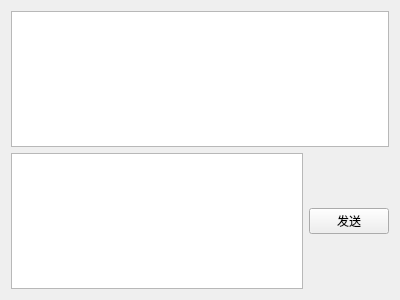
<?xml version="1.0" encoding="UTF-8"?>
<ui version="4.0">
 <class>ChatWindow</class>
 <widget class="QWidget" name="ChatWindow">
  <property name="geometry">
   <rect>
    <x>0</x>
    <y>0</y>
    <width>400</width>
    <height>300</height>
   </rect>
  </property>
  <property name="windowTitle">
   <string>Form</string>
  </property>
  <layout class="QGridLayout" name="gridLayout">
   <item row="0" column="0" colspan="2">
    <widget class="QTextBrowser" name="textBrowser"/>
   </item>
   <item row="1" column="0">
    <widget class="QTextEdit" name="textEdit"/>
   </item>
   <item row="1" column="1">
    <widget class="QPushButton" name="pushButton_send">
     <property name="text">
      <string>发送</string>
     </property>
    </widget>
   </item>
  </layout>
 </widget>
 <resources/>
 <connections/>
</ui>
